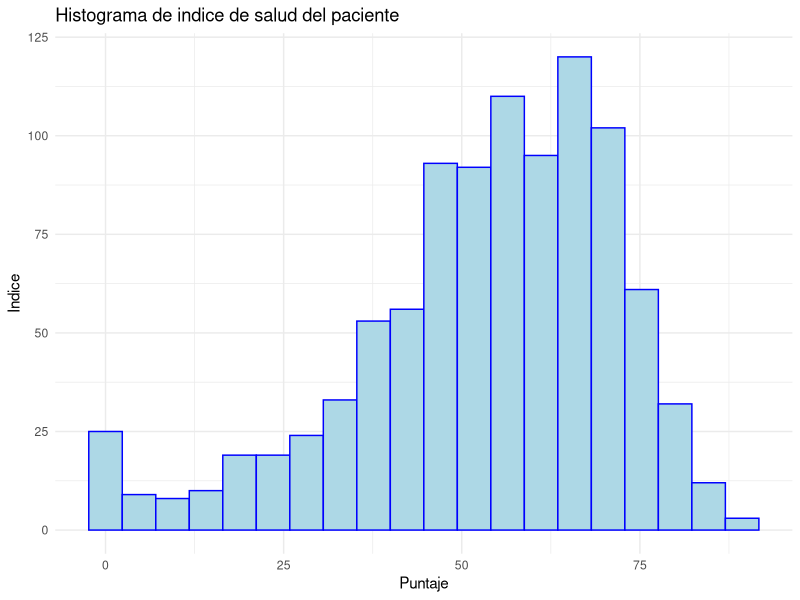
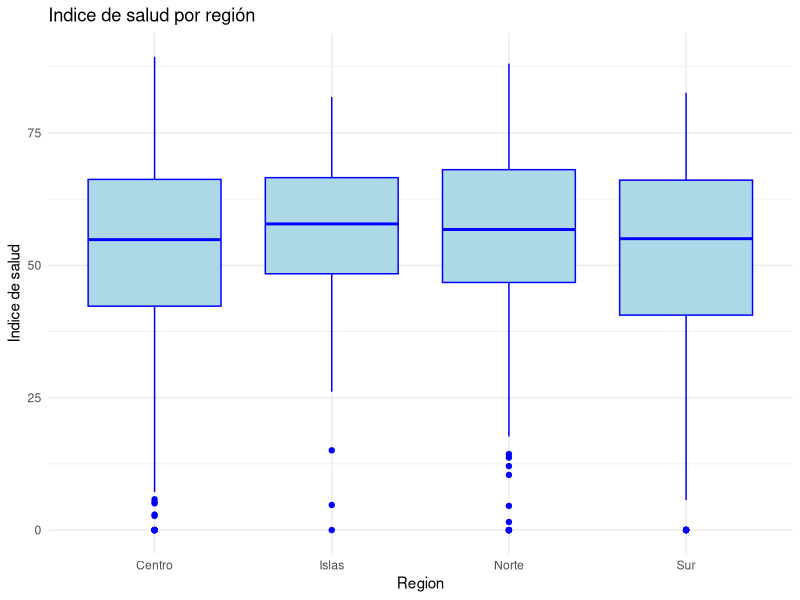
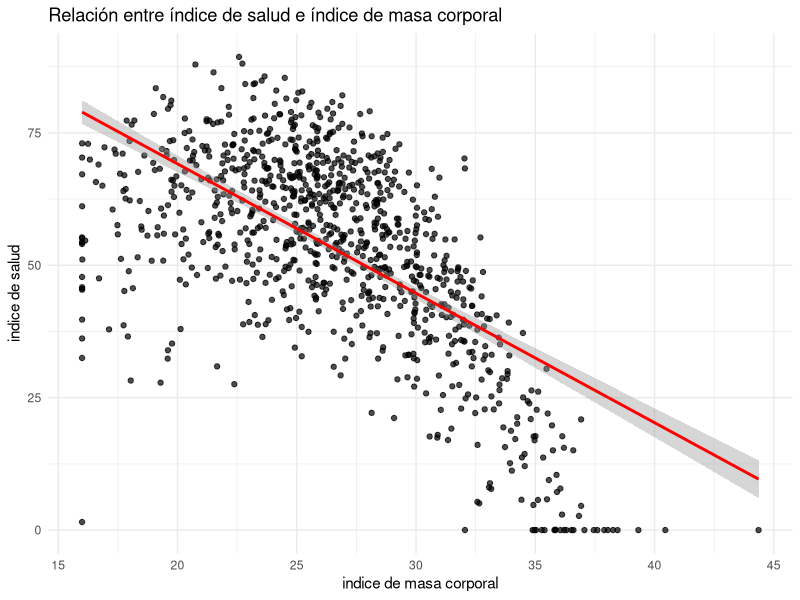
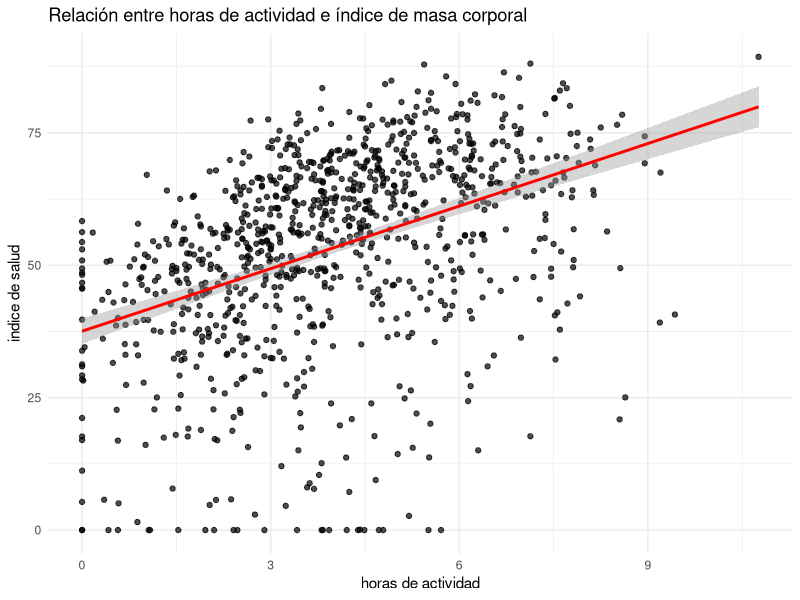

These figures' R source, in order:
## ---- chunk 1
#| include : false

# librerias
library(tidyverse)
library(ggplot2)
library(dplyr)
library(purrr)
## ---- chunk 2
#| echo: false
# leemos los datos
health_df <- read.csv("data/health_C.csv")
head(health_df) #mostrar las primeras filas
## ---- chunk 3
#| include: false

## PRIMER BLOQUE ##
# media, mediana y desviación típica de la variable health_score.
media=mean(health_df$health_score) 
mediana=median(health_df$health_score) 
des_tipica=sd(health_df$health_score) 

## ---- chunk 4
#| echo: false
# histograma de health_score con 20 intervalos.
ggplot(health_df, aes(x = health_score)) +
  geom_histogram(bins = 20, fill = "lightblue", color = "blue") +
  labs(title = "Histograma de indice de salud del paciente",
       x = "Puntaje",
       y = "Indice") +
  theme_minimal()
## ---- chunk 5
# distribución de frecuencias relativas de los pacientes por sex. 
 #### MIRAR ESTO BIEN ####
frec_abs=table(health_df$sex)
frec_rel=prop.table(frec_abs)
ptg_rel=frec_rel*100
tabla_frecuencias <- data.frame(
  Frecuencia_Absoluta = as.vector(frec_abs),
  Frecuencia_Relativa = round(as.vector(frec_rel), 4),
  Porcentaje_Porc = round(as.vector(ptg_rel), 2)
)
row.names(tabla_frecuencias) <- names(frec_abs)
## ---- chunk 6
# diagrama de cajas de health_score según region.
ggplot(health_df, aes(x = factor(region), y = health_score)) +
  geom_boxplot(fill = "lightblue", color="blue") +
  labs(title = "Indice de salud por región",
       x = "Region",
       y = "Indice de salud") +
  theme_minimal()
## ---- chunk 7
#|echo: false

# gráfico de dispersión entre bmi y health_score. ¿Qué relación parece observarse? 
ggplot(health_df, aes(x = bmi, y = health_score)) +
  geom_point(alpha = 0.7) +
  geom_smooth(method = "lm", se = TRUE, color = "red") +
  labs(title = "Relación entre índice de salud e índice de masa corporal",
       x = "indice de masa corporal", y = "indice de salud") +
  theme_minimal()
# CUANTO MAS INDICE DE MASA CORPORAL TIENE UNA PERSONA MAS BAJO ES SU INDICE DE SALUD 

## ---- chunk 8
# matriz de correlaciones entre las variables numéricas (ej. bmi, activity_hours, sleep_hours, stress, cholesterol, systolic_bp, diastolic_bp).
var_num=health_df[,c("age","bmi","activity_hours","sleep_hours","stress","cholesterol","systolic_bp",
              "diastolic_bp", "alcohol_units","diet_score","med_adherence","comorbidities","income")]
cor_matrix <- cor(var_num)
print(round(cor_matrix, 2))
# TIENE MUCHOS VALORES NA PORQUE LOS DATOS TIENE HUECOS SIN PONER.
## ---- chunk 9
# Representa un gráfico de dispersión entre activity_hours y health_score. ¿Hay indicios de una relación no lineal? 
ggplot(health_df, aes(x = activity_hours, y = health_score)) +
  geom_point(alpha = 0.7) +
  geom_smooth(method = "lm", se = TRUE, color = "red") +
  labs(title = "Relación entre horas de actividad e índice de masa corporal",
       x = "horas de actividad", y = "indice de salud") +
  theme_minimal()
# NO HAY INDICIOS PORQUE LA LINEA DE REGRESION ES RECTA, NO CURVA
